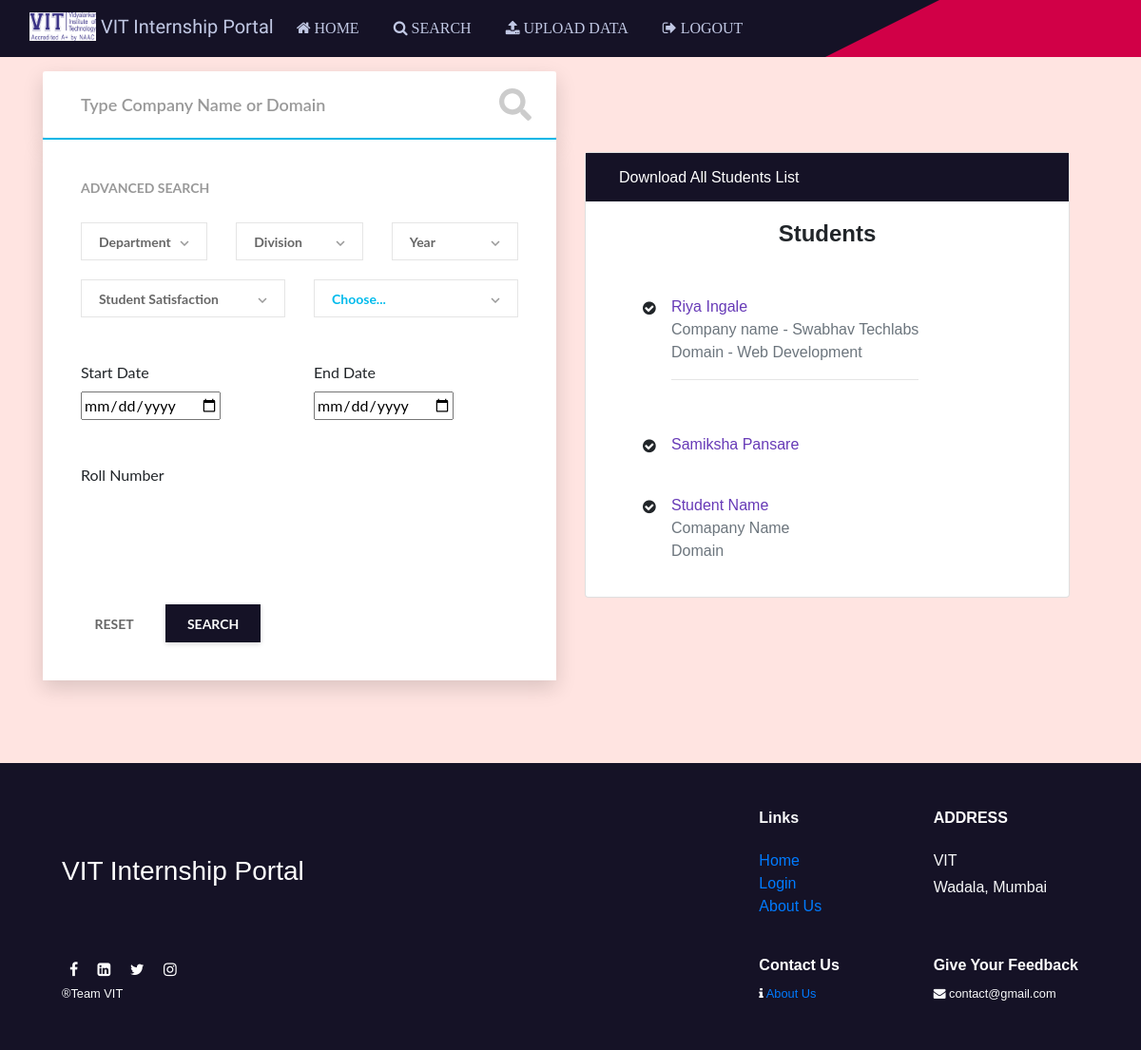
Page /search (signed in) on the earlier database version.
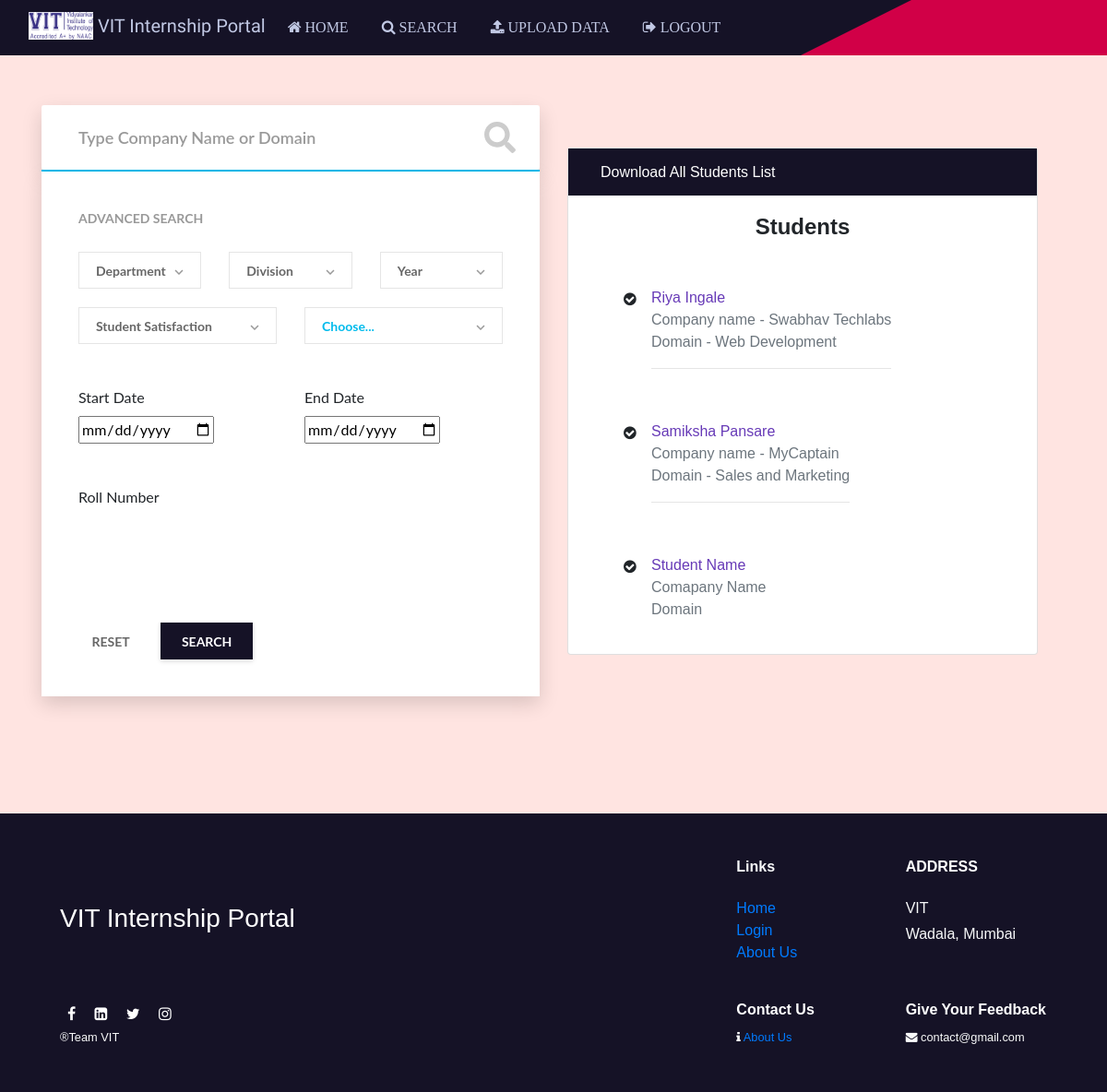
Same page on the later database version.
### app.py (models this page shows)
class Users(UserMixin, db.Model):
    id = db.Column(db.Integer, primary_key=True)
    fullname = db.Column(db.String(150))
    rollno = db.Column(db.String(15), unique=True)
    password = db.Column(db.String(80))
    mobileno = db.Column(db.String(15))
    email = db.Column(db.String(50))
    dept = db.Column(db.String(15))
    div = db.Column(db.String(15))
    year = db.Column(db.String(15))
    linkedIn_username = db.Column(db.Text)
    role = db.Column(db.Text)

class Internships(db.Model):
    id = db.Column(db.Integer, primary_key=True)
    user_id = db.Column(db.Integer)
    companyname = db.Column(db.Text)
    position = db.Column(db.Text)
    domain = db.Column(db.Text)
    source = db.Column(db.Text)
    skills_acquired = db.Column(db.Text)
    companyrepresentative_name = db.Column(db.Text)
    companyrepresentative_contact = db.Column(db.Text)
    startdate = db.Column(db.Date)
    enddate = db.Column(db.Date)
    offerletter = db.Column(db.LargeBinary)
    offerletter_filename = db.Column(db.Text)
    completioncert = db.Column(db.LargeBinary)
    completioncert_filename = db.Column(db.Text)
    feedback = db.Column(db.Text)
    workenv = db.Column(db.Integer)
    satisfied = db.Column(db.Text)
    recommendation = db.Column(db.Text)
    typeofinternship = db.Column(db.Text)

### app.py (the view, shortened to what this page needs)
@app.route('/search', methods=['GET', 'POST'])
def search():
    if not current_user.is_authenticated:
        return redirect('/admin/login')
    else:
        if current_user.role == "admin":
            allinternships = []
            allstudents = []
            student_data = []
            internship_data = []
            if request.method == "GET":
                allstudents = Users.query.filter(Users.id != 2).all()
                allinternships = Internships.query.all()
                return render_template("search.html", students=allstudents, internships=allinternships, s=True)
        else:
            return "Page for Admin User Only"

### app.py (called while the page is built)
@login_manager.user_loader
def load_user(user_id):
    return Users.query.get(int(user_id))

### templates/search.html (shortened to what this page needs)
<!DOCTYPE html>
<html lang="en">
  <head>
    <link rel="stylesheet" href="../static/css/styles.css" />
    <link rel="stylesheet" href="../static/css/search.css" />
    <link
      rel="stylesheet"
      href="https://cdnjs.cloudflare.com/ajax/libs/font-awesome/4.7.0/css/font-awesome.min.css"
    />
    <link
      rel="stylesheet"
      href="https://maxcdn.bootstrapcdn.com/bootstrap/4.0.0/css/bootstrap.min.css"
    />
  </head>
  <body style="background-color: #ffe4e1">
    <nav class="navbar navbar-expand-lg navbar-red navbar-dark">
      <div class="wrap"></div>
      <div class="container-fluid all-show">
        <a class="navbar-brand" href="#" style="color: #c1c8e4">
          <img
            src="..\static\img\VIT.png"
            width="70"
            height="30"
            class="d-inline-block align-top"
            alt=""
          />
          VIT Internship Portal
        </a>
        <div class="collapse navbar-collapse" id="navbarSupportedContent">
          <ul class="navbar-nav mr-auto mb-2 mb-lg-0">
            <li class="nav-item">
              <a class="nav-link" href="/"><i class="fa fa-home"> Home</i></a>
            </li>
            <li class="nav-item">
              <a class="nav-link" href="/search"
                ><i class="fa fa-search"> Search</i></a
              >
            </li>
            <li class="nav-item">
              <a class="nav-link" href="/admin/dashboard"
                ><i class="fa fa-upload"> Upload Data</i></a
              >
            </li>
             {% if current_user.is_authenticated %}
            <li class="nav-item">
              <a class="nav-link" href="/logout"
                ><i class="fa fa-sign-out"> Logout</i></a
              >
            </li>
            {% endif %}
          </ul>
        </div>
      </div>
    </nav>
    <div class="container">
      <div class="row">
        <div class="s009 col-12 col-lg-6" style="background-color: #ffe4e1">
          <form method="POST">
            <div class="inner-form">
              <div class="basic-search">
                <div class="input-field">
                  <input
                    id="companyname"
                    type="text"
                    placeholder="Type Company Name or Domain"
                    name="searchname"
                    oninput="handleChange()"
                  />
                  <div class="icon-wrap">
                  </div>
                </div>
              </div>
              <div class="advance-search">
                <span class="desc">ADVANCED SEARCH</span>
                <div class="row">
                  <div class="input-field col-12 col-sm-4">
                    <div class="input-select">
                      <select id="dept" data-trigger="" name="dept" onchange="handleChange()">
                        <option placeholder="" name="dept" value="">
                          Department
                        </option>
                      </select>
                    </div>
                  </div>
                  <div class="input-field col-12 col-sm-4">
                    <div class="input-select">
                      <select id="div" data-trigger="" name="div" onchange="handleChange()">
                        <option placeholder="" value="" name="div">
                          Division
                        </option>
                      </select>
                    </div>
                  </div>
                  <div class="input-field col-12 col-sm-4">
                    <div class="input-select">
                      <select id="year" data-trigger="" name="year" onchange="handleChange()">
                        <option placeholder="" value="" name="year">
                          Year
                        </option>
                      </select>
                    </div>
                  </div>
                </div>
                <div class="row second">
                  <div class="input-field col-12 col-sm-6">
                    <div class="input-select">
                      <select id="year" data-trigger="" name="satisfied" onchange="handleChange()">
                        <option placeholder="" value="" name="satisfied">
                          Student Satisfaction
                        </option>
                      </select>
                    </div>
                  </div>
                  <div class="input-field col-12 col-sm-6">
                    <div class="input-select">
                      <select id="domain" data-trigger="" name="domain" onchange="handleChange()">
                        <option selected name="domain">Choose...</option>
                      </select>
                    </div>
                  </div>
                </div>
                <div class="row second">
                  <div class="input-field-date col-12 col-sm-6">
                    <label for="startdate">Start Date</label>
                    <input id="startdate" type="date" name="startdate" onchange="handleChange()"/>
                  </div>
                  <div class="input-field-date col-12 col-sm-6">
                    <label for="enddate">End Date</label>
                    <input type="date" id="enddate" name="enddate" onchange="handleChange()"/>
                  </div>
                </div>
                <div class="row second">
                  <div class="input-field col-12">
                    <label for="rollno">Roll Number</label>
                    <input id="rollno" type="text" name="rollno" onchange="handleChange()"/>
                  </div>
                </div>
                <div class="row third">
                  <div class="input-field">
                    <div class="group-btn">
                      <button type="reset" class="btn-delete" id="delete">
                        RESET
                      </button>
                      <button
                        type="submit"
                        formaction="/search"
                        class="btn-search"
                        style="background-color: #151226"
                        onclick=""
                      >
                        SEARCH
                      </button>
                    </div>
                  </div>
                </div>
              </div>
            </div>
          </form>
        </div>
        <div
          class="
            row
            d-flex
            justify-content-center
            mt-100
            mb-100
            col-12 col-lg-6
          "
        >
          <div class="col-12 col-lg-12">
            <div class="card">
              <a class="downloadlistbutton" href="/exportall"
                >Download All Students List</a
              >
              <div class="card-body text-center">
                <h4 class="card-title m-b-0">Students</h4>
              </div>
              {% if s %}
              <ul class="list-style-none">
                {% for user in students %}
                <li class="d-flex no-block card-body">
                  <i class="fa fa-check-circle w-30px m-t-5"></i>
                  <div>
                    <a
                      href="/otherprofile/{{user.id}}"
                      class="m-b-0 font-medium p-0"
                      data-abc="true"
                      >{{user.fullname}}</a
                    >
                    <div class="Company-Names">
                      {% for Internship in internships %} {% if user.id ==
                      Internship.user_id %}
                      <div class="text-muted">
                        Company name - {{Internship.companyname}}
                      </div>
                      <div class="text-muted">
                        Domain - {{Internship.domain}}
                      </div>
                      <hr />
                      {% endif %} {% endfor %}
                    </div>
                  </div>
                </li>
                {% endfor %}
                <li class="d-flex no-block card-body">
                  <i class="fa fa-check-circle w-30px m-t-5"></i>
                  <div>
                    <a href="#" class="m-b-0 font-medium p-0" data-abc="true"
                      >Student Name</a
                    >
                    <div class="text-muted">Comapany Name</div>
                    <div class="text-muted">Domain</div>
                  </div>
                </li>
              </ul>
              {% else %}
                <h5 style="font-style: italic">No Students Found</h5>
              {% endif %}
            </div>
          </div>
        </div>
      </div>
    </div>
    <p>
      <br />
    </p>
<div class="container-fluid pb-0 mb-0 justify-content-center text-light" style="background-color: #151226;color: #fff;">
  <footer>
    <div class="row my-5 justify-content-center py-5">
      <div class="col-11">
        <div class="row ">
          <div class="col-xl-8 col-md-4 col-sm-4 col-12 my-auto mx-auto a">
            <h3 class="mb-md-0 mb-5 bold-text" style="color: #fff;"> VIT Internship Portal</h3>
          </div>
          <div class="col-xl-2 col-md-4 col-sm-4 col-12">
            <h6 class="mb-3 mb-lg-4 bold-text "><b>Links</b></h6>
            <ul class="list-unstyled">
              <li><a href="/">Home</a></li>
              <li><a href="/login">Login</a></li>
              <li><a href="/aboutus">About Us</a></li>
            </ul>
          </div>
          <div class="col-xl-2 col-md-4 col-sm-4 col-12">
            <h6 class="mb-3 mb-lg-4 bold-text mt-sm-0 mt-5" style="color: #ffffff;"><b>ADDRESS</b></h6>
            <p class="mb-1">VIT</p>
            <p>Wadala, Mumbai</p>
          </div>
        </div>
        <div class="row ">
          <div class="col-xl-8 col-md-4 col-sm-4 col-auto my-md-0 mt-5 order-sm-1 order-3 align-self-end">
            <p class="social text-muted mb-0 pb-0 bold-text">
               <span class="mx-2"><i class="fa fa-facebook" aria-hidden="true" style="color: #ffffff;"></i></span>
               <span class="mx-2"><i class="fa fa-linkedin-square" aria-hidden="true" style="color: #ffffff;"></i></span>
               <span class="mx-2"><i class="fa fa-twitter" aria-hidden="true" style="color: #ffffff;"></i></span>
               <span class="mx-2"><i class="fa fa-instagram" aria-hidden="true" style="color: #ffffff;"></i></span>
             </p>
             <small class="rights"><span>&#174;</span>Team VIT </small>
          </div>
          <div class="col-xl-2 col-md-4 col-sm-4 col-auto order-1 align-self-end ">
            <h6 class="mt-55 mt-2  bold-text" style="color: #ffffff;"><b>Contact Us</b></h6><small>
               <span><i class="fa fa-info" aria-hidden="true"></i></span> <a href="/aboutus">About Us</a></small>
          </div>
          <div class="col-xl-2 col-md-4 col-sm-4 col-auto order-2 align-self-end mt-3 ">
            <h6 class="mt-55 mt-2 bold-text" style="color: #ffffff;"><b>Give Your Feedback</b></h6><small>
               <span><i class="fa fa-envelope" aria-hidden="true"></i></span> contact@gmail.com</small>
          </div>
        </div>
      </div>
    </div>
  </footer>
</div>
  </body>
</html>

### static/css/styles.css (style rules this page uses)
:root { --direction: -45deg; }
body { margin: 0; padding: 0; }
.navbar-nav > li > a { text-transform: uppercase; font-size: 12px; margin-right: 20px; color: #C1C8E4; font-size: medium; }
.nav-link { color: #C1C8E4 !important; }
.wrap { width: 100%; position: absolute; height: 100%; background-color: #d10047; clip-path: polygon(81% 0, 100% 0, 100% 50%, 100% 100%, 71% 100%); transition: 1s all; }
.navbar-brand { color: #266150; font-family: "Allerta Stencil", sans-serif; margin-bottom: 4px; font-size: 27px; }
.navbar-red { background-color: #151226; color: #266150; }
.all-show { z-index: 10; }

Differences in the rows shown:
added Internships: companyname "MyCaptain", domain "Sales and Marketing", shown under Users "Samiksha Pansare"
